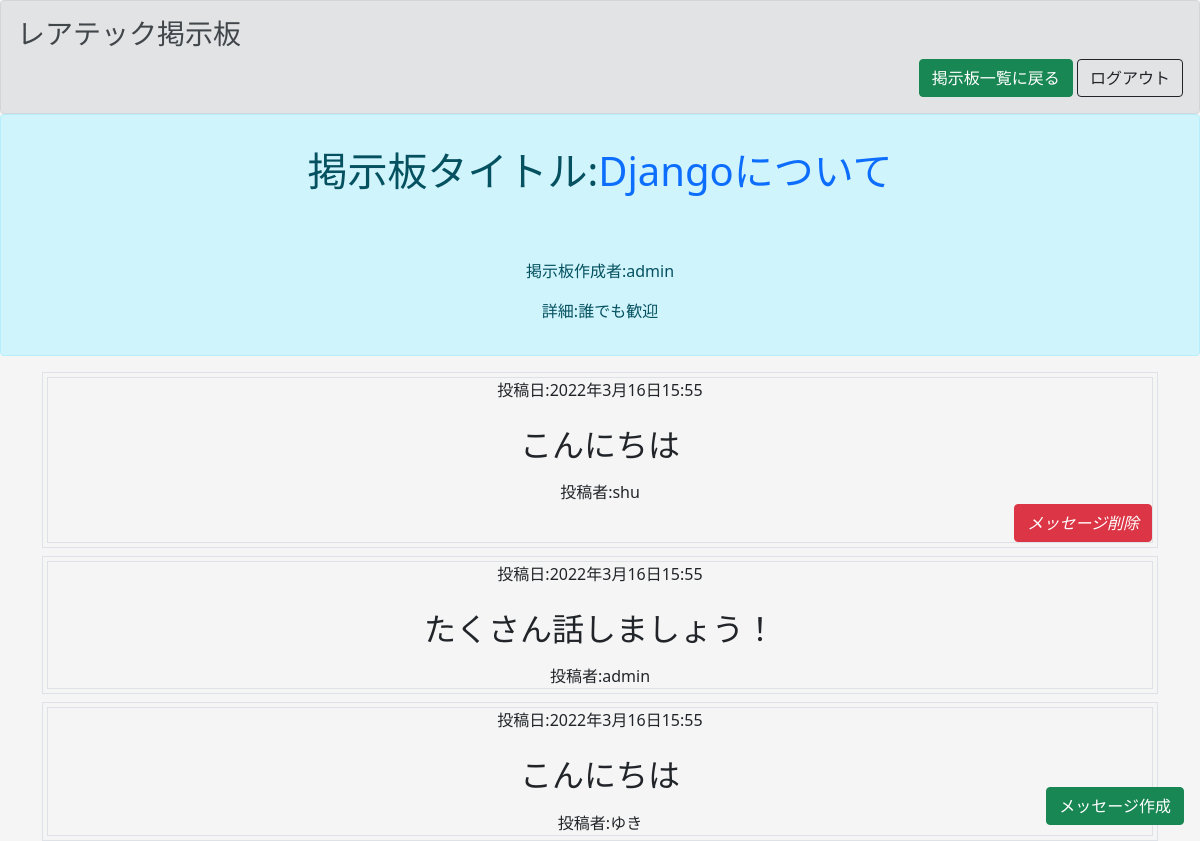
The app's page /detail/14 (signed in) with its own data.
### boardapp/models.py (models this page shows, shortened)
class SredModel(models.Model):
    title = models.CharField(max_length=100)
    memo = models.CharField(max_length=100)
    author = models.CharField(max_length=50)
    created_at = models.DateTimeField(verbose_name='掲示板作成日時',default=localtime(timezone.now()))
    updated_at = models.DateTimeField(verbose_name='編集日時',blank=True,null=True)
    delete_flg = models.BooleanField(help_text='削除されたらTrue',verbose_name='掲示板削除フラグ',default=False)

class Sred_msg_post(models.Model):
    sred = models.ForeignKey(SredModel, on_delete=models.CASCADE)
    msg_detail = models.CharField(max_length=255,verbose_name='メッセージ内容')
    msg_author = models.CharField(max_length=50)
    create_at = models.DateTimeField(verbose_name='メッセージ送信日時',default=localtime(timezone.now()))
    delete_flg = models.BooleanField(help_text='削除されたらTrue',verbose_name='メッセージ削除フラグ',default=False)

### boardapp/views.py (the view)
# urls.py: path('detail/<int:pk>',MsgDetailfunc.as_view(),name='detail'),
class MsgDetailfunc(DetailView):
    template_name = 'msg.html'
    model = SredModel

### templates/msg.html (shortened to what this page needs)
{% extends 'base.html' %}
{% load static %}
{% block customcss %}
<link href="{% static 'ryu/css/style.css' %}" rel="stylesheet">
{% endblock customcss %}
{% block header %}
<div class="alert alert-secondary mb-0" role="alert">
    <h3 class="alert-heading">レアテック掲示板</h3>
    <div class="text-end">
        <a href=" {% url 'sred' %}" type="button" class="btn btn-success">掲示板一覧に戻る</a>
        <a href="{% url 'logout' %}" type="button" class="btn btn-outline-dark">ログアウト</a>
    </div>
</div>
    <div class="text-center msg-title-wrap">
        <div class="alert alert-info" role="alert">
        <h1 class="p-3 mb-5 msg-thread-title">掲示板タイトル:<bold class="text-primary">{{sredmodel.title}}</bold></h1>
        <p >掲示板作成者:{{sredmodel.author}}</p>
        <p>詳細:{{sredmodel.memo}}</p>
    </div>
    </div>
{% endblock header %}
{% block content %}
<div class="container">
    <div class="u-height-500 u-overflow-y">
        {% for msg in sredmodel.sred_msg_post_set.all%}
        <div class="msg-wrap d-flex p-1 border mb-2 js-msg-wrap">
            <div class="msg-box-wrap border w-100 text-center">
                <span class="db-get-date d-block mb-4">投稿日:{{msg.create_at}}</span>
                <p class="text-center msg-comment js-set-value h2 mb-3"> {{msg.msg_detail}} </p>
                <p class="d-block mb-0">投稿者:{{msg.msg_author}} </p>
                {% if msg.msg_author == user.username %}
                <div class="text-end edit-icon-wrap">
                    <i class="fa fa-trash-can icon-trash icon-trash-color js-click-trash" aria-hidden="true">
                        <a href="{% url 'msg_delete' msg.id %}" type="button" class="btn btn-danger">メッセージ削除</a></i>
                </div>
                {% endif %}
            </div>
        </div>
        {% endfor %}
    </div>
    <div class="text-end m-3 fixed-bottom">
        <a href="{% url 'msg_create' sredmodel.id %}" type="button" class="btn btn-success">メッセージ作成</a>
    </div>
</div>
{% endblock content %}

### static/style.css (style rules this page uses)
html, body { height: 100%; }

### records on screen
SredModel: title "Djangoについて", author "admin", memo "誰でも歓迎"
Sred_msg_post: create_at "2022年3月16日15:55", msg_detail "こんにちは", msg_author "shu", shows "メッセージ削除"
Sred_msg_post: create_at "2022年3月16日15:55", msg_detail "たくさん話しましょう！", msg_author "admin"
Sred_msg_post: create_at "2022年3月16日15:55", msg_detail "こんにちは", msg_author "ゆき"
